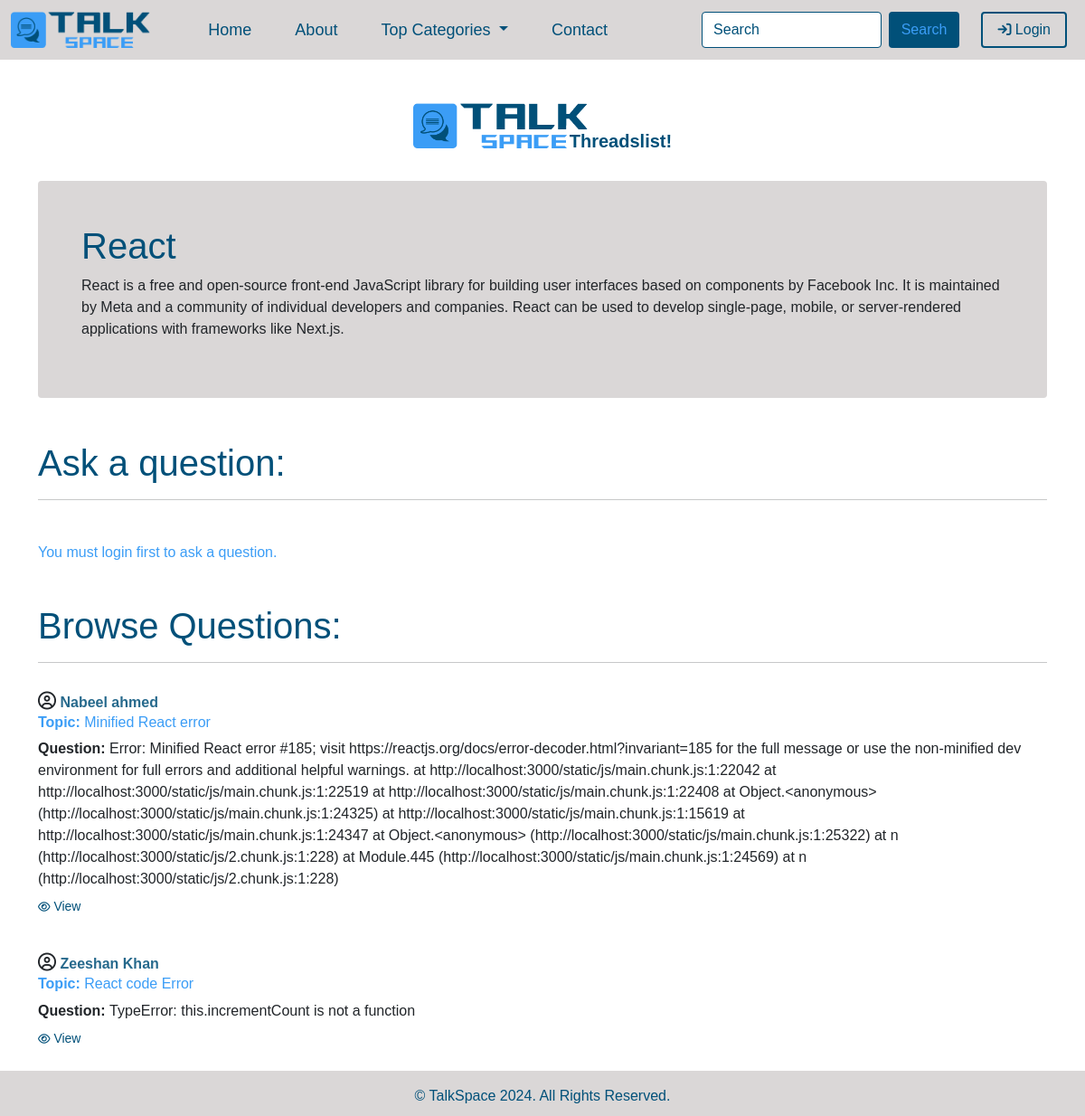
The app's page /threadlist.php?catid=3&catname=React with its own data.
### tables this page shows
CREATE TABLE `categories` (
  `category_id` int(11) NOT NULL,
  `category_name` varchar(255) NOT NULL,
  `category_description` text NOT NULL,
  `category_added` datetime NOT NULL DEFAULT current_timestamp()
);

CREATE TABLE `threads` (
  `thread_id` int(11) NOT NULL,
  `thread_cat` varchar(220) NOT NULL,
  `thread_username` varchar(220) NOT NULL,
  `thread_topic` varchar(1255) NOT NULL,
  `thread_question` text NOT NULL,
  `thread_time` datetime NOT NULL DEFAULT current_timestamp()
);

### threadlist.php (the view, shortened to what this page needs)
<!doctype html>
<html lang="en">
<head>
    <link href="https://cdn.jsdelivr.net/npm/bootstrap@5.0.2/dist/css/bootstrap.min.css" rel="stylesheet"
>
    <link rel="stylesheet" href="https://cdnjs.cloudflare.com/ajax/libs/font-awesome/6.6.0/css/all.min.css">
    <link rel="stylesheet" href="style/style.css">
</head>
<body>
    <?php include 'partials/_header.php'; ?>
    <section id="hero">
        <?php
        if(isset($_GET['catid'])){
            $id = $_GET['catid'];
        }
            $sql="SELECT * FROM `categories` WHERE `category_id` = '$id'";
            $result = mysqli_query($conn, $sql);
            while($row = mysqli_fetch_assoc($result)){
                $cat_topic = $row['category_name'];
                $cat_desc = $row['category_description'];
            }
        ?>
        <div class="container d-flex justify-content-center my-5 mb-0">
            <img src="asset/logo/logo.png" alt="" height="50px">
            <h5 class="category_heading"><b>Threadslist!</b></h5>
        </div>
        <div class="container ">
            <div class="jumbotron mt-4 p-5   rounded">
                <h1><?php echo $cat_topic; ?></h1>
                <p><?php echo $cat_desc; ?></p>
            </div>
        </div>
        <?php
        if (isset($_SESSION['loggedin']) && $_SESSION['loggedin'] == true){
            echo'
            <div class="ask_question container">
            <h1 class="mt-5">Ask a question:</h1>
            <hr>
            <div class="row">
                <div class="col-lg-6">
                    <form action="' . $_SERVER['REQUEST_URI'] . '" method="post">
                        <div class="form-group mt-2">
                            <label class="form-label"><b>Topic:</b></label>
                            <input type="text" class="form-control" id="topic" name="thread_topic"
                                aria-describedby="emailHelp" placeholder="Enter question topic" Required>
                        </div>
                        <div class="form-group mt-2">
                            <label class="form-label"><b>Question:</b></label>
                            <textarea class="form-control" placeholder="Enter question" id="exampleFormControlTextarea1"
                                name="thread_question" rows="8" Required></textarea>
                        </div>
                        <div class="form-group mt-3 mb-3">
                            <button type="submit" class="btn btn-outline-success">Submit</button>
                        </div>
                    </form>
                </div>
                <div class="col-lg-6">
                    <img src="asset/img/threadlist-bg.jpg" alt="Image"class="img-fluid ">
                </div>
            </div>
        </div>
            ';
        }
        else{
            echo '
            <div class="ask_question container">
            <h1 class="mt-5">Ask a question:</h1>
            <hr>
            <div class="media-body my-5">
                <h6>You must login first to ask a question.</h6>
            </div>
            </div>
            ';
        }
        ?>
        <div class="questions container">
            <h1 class="mt-3">Browse Questions:</h1>
            <hr>
            <?php
            if(isset($_GET['catname'])){
                $catname = $_GET['catname'];
                $page = isset($_GET['page']) ? $_GET['page'] : 1;
                $limit = 3;
                $offset = ($page - 1) * $limit;
                $sql = "SELECT * FROM `threads` WHERE `thread_cat` = '$catname' ORDER BY `thread_id` DESC LIMIT $offset, $limit";
                $result = mysqli_query($conn, $sql);
                $num = mysqli_num_rows($result);
                if($num > 0){
                while($row = mysqli_fetch_assoc($result)){
                    $id = $row['thread_id'];
                    $username = $row['thread_username'];
                    $topic = $row['thread_topic'];
                    $question = $row['thread_question'];
                    echo'
                    <div class="media py-3">
                        <div class="media-body mb-2">
                            <i class="fa-regular fa-circle-user" style=" font-size: 20px; "></i>
                            <strong>'.$username.'</strong>
                            <h6><b>Topic: </b>'.$topic.'</h6>
                            <p><b>Question: </b>'.$question.'</p>
                                <div class="view_btn">
                                <a href="thread.php?thread_id='.$id.'">
                                <small>
                                <i class="fa-regular fa-eye" style=" font-size: 12px; "></i>
                                View
                                </small>
                                </a>
                                </div>
                        </div>
                    </div>
                    ';
                }
                }
                    else{
                        echo '
                        <div class="media-body my-5">
                        <h6>No one asks questions in the '. $cat_topic .' thread.</h6>
                        </div>
                        ';
                    }
            }
                ?>
    </section>
    <?php include 'partials/_footer.php'; ?>
</body>
</html>

### style/style.css (style rules this page uses)
* { font-family: 'Gill Sans', 'Gill Sans MT', Calibri, 'Trebuchet MS', sans-serif; }
* a { text-decoration: none; color: inherit; }
#hero { max-height: 100%; max-width: 100%; min-height: 100vh; }
#hero .category_heading { color: #015079; margin-top: 30px; margin-left: -20px; }
.jumbotron h1, h3, strong { color: #015079; }
.jumbotron { background-color: #dad7d7; }
.ask_question h1 { color: #015079; }
.questions h1 { color: #015079; }
.media-body strong { color: #014f79da; }
.media-body h6 { color: #3B9DF6; }
.media-body small { color: #015079; }
.view_btn { margin-top: -10px; }

### records on screen
categories: category_name "React", category_description "React is a free and open-source front-end JavaScript library for building user interfaces based on components by Facebook Inc. It is maintained by Meta and a community of individual developers and companies. React can be used to develop single-page, mobile, or server-rendered applications with frameworks like Next.js."
threads: thread_username "Nabeel ahmed", thread_topic "Minified React error", thread_question "Error: Minified React error #185; visit https://reactjs.org/docs/error-decoder.html?invariant=185 for the full message or use the non-minified dev environment for full errors and additional helpful warnings. at http://localhost:3000/static/js/main.chunk.js:1:22042 at http://localhost:3000/static/js/main.chunk.js:1:22519 at http://localhost:3000/static/js/main.chunk.js:1:22408 at Object.<anonymous> (http://localhost:3000/static/js/main.chunk.js:1:24325) at http://localhost:3000/static/js/main.chunk.js:1:15619 at http://localhost:3000/static/js/main.chunk.js:1:24347 at Object.<anonymous> (http://localhost:3000/static/js/main.chunk.js:1:25322) at n…"
threads: thread_username "Zeeshan Khan", thread_topic "React code Error", thread_question "TypeError: this.incrementCount is not a function"
